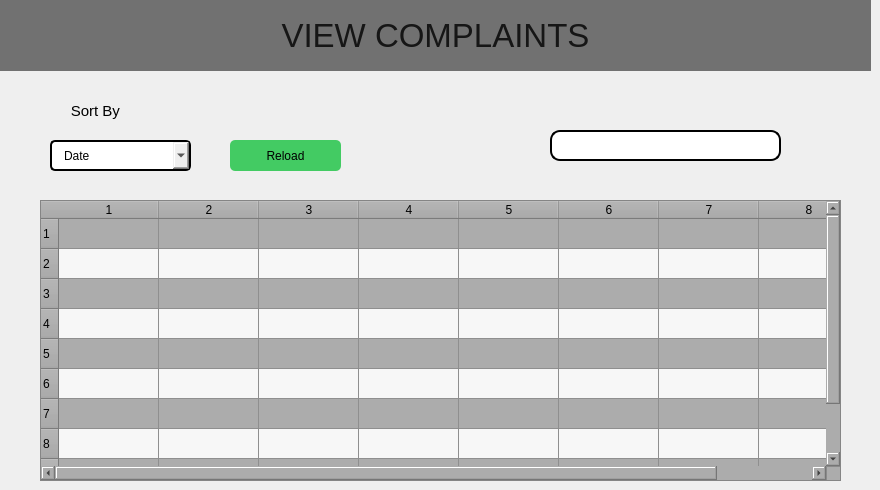
     <widget class="QWidget" name="pageComplaints">
      <widget class="QPushButton" name="pushButton_4">
       <property name="geometry">
        <rect>
         <x>790</x>
         <y>130</y>
         <width>51</width>
         <height>31</height>
        </rect>
       </property>
       <property name="styleSheet">
        <string notr="true">background-color:transparent;
border: 2px solid transparent;</string>
       </property>
       <property name="text">
        <string/>
       </property>
       <property name="icon">
        <iconset resource="resources.qrc">
         <normaloff>:/icons/icons/icons8-search-100.png</normaloff>:/icons/icons/icons8-search-100.png</iconset>
       </property>
       <property name="iconSize">
        <size>
         <width>35</width>
         <height>35</height>
        </size>
       </property>
      </widget>
      <widget class="QRadioButton" name="radioButton_7">
       <property name="geometry">
        <rect>
         <x>199</x>
         <y>5</y>
         <width>127</width>
         <height>20</height>
        </rect>
       </property>
       <property name="font">
        <font>
         <pointsize>10</pointsize>
        </font>
       </property>
       <property name="text">
        <string>View all payments</string>
       </property>
      </widget>
      <widget class="QTableWidget" name="tableWidget_4">
       <property name="geometry">
        <rect>
         <x>40</x>
         <y>200</y>
         <width>801</width>
         <height>281</height>
        </rect>
       </property>
       <property name="styleSheet">
        <string notr="true">background-color: rgb(172, 172, 172);</string>
       </property>
       <property name="alternatingRowColors">
        <bool>true</bool>
       </property>
       <property name="rowCount">
        <number>10</number>
       </property>
       <property name="columnCount">
        <number>8</number>
       </property>
       <row/>
       <row/>
       <row/>
       <row/>
       <row/>
       <row/>
       <row/>
       <row/>
       <row/>
       <row/>
       <column/>
       <column/>
       <column/>
       <column/>
       <column/>
       <column/>
       <column/>
       <column/>
      </widget>
      <widget class="QLineEdit" name="led_LoginPage_Username_12">
       <property name="geometry">
        <rect>
         <x>550</x>
         <y>130</y>
         <width>231</width>
         <height>31</height>
        </rect>
       </property>
       <property name="styleSheet">
        <string notr="true">color: rgb(255, 255, 255);
border: 2px solid black;
padding-left:12px;
border-radius: 10px;</string>
       </property>
       <property name="placeholderText">
        <string>House number | Category</string>
       </property>
      </widget>
      <widget class="QPushButton" name="btn_pageReportAComplaint_submitComplaint_10">
       <property name="geometry">
        <rect>
         <x>230</x>
         <y>140</y>
         <width>111</width>
         <height>31</height>
        </rect>
       </property>
       <property name="styleSheet">
        <string notr="true">background-color:rgb(67, 203, 99);
border-radius:5px
</string>
       </property>
       <property name="text">
        <string>Reload</string>
       </property>
       <property name="shortcut">
        <string>Return</string>
       </property>
      </widget>
      <widget class="QLabel" name="lbl_pageHomepage_welcomeUser_18">
       <property name="geometry">
        <rect>
         <x>0</x>
         <y>0</y>
         <width>871</width>
         <height>71</height>
        </rect>
       </property>
       <property name="font">
        <font>
         <pointsize>25</pointsize>
        </font>
       </property>
       <property name="styleSheet">
        <string notr="true">background-color: rgb(113, 113, 113);
color:rgb(22, 22, 22)</string>
       </property>
       <property name="text">
        <string>VIEW COMPLAINTS</string>
       </property>
       <property name="alignment">
        <set>Qt::AlignCenter</set>
       </property>
      </widget>
      <widget class="QComboBox" name="comboBox_3">
       <property name="geometry">
        <rect>
         <x>50</x>
         <y>140</y>
         <width>141</width>
         <height>31</height>
        </rect>
       </property>
       <property name="styleSheet">
        <string notr="true">border: 2px solid black;
padding-left:12px;
border-radius: 5px;</string>
       </property>
       <item>
        <property name="text">
         <string>Date</string>
        </property>
       </item>
       <item>
        <property name="text">
         <string>Category</string>
        </property>
       </item>
       <item>
        <property name="text">
         <string>House_number</string>
        </property>
       </item>
      </widget>
      <widget class="QLabel" name="label_50">
       <property name="geometry">
        <rect>
         <x>50</x>
         <y>90</y>
         <width>191</width>
         <height>41</height>
        </rect>
       </property>
       <property name="font">
        <font>
         <pointsize>11</pointsize>
        </font>
       </property>
       <property name="styleSheet">
        <string notr="true"/>
       </property>
       <property name="text">
        <string>     Sort By</string>
       </property>
      </widget>
      <zorder>pushButton_4</zorder>
      <zorder>radioButton_7</zorder>
      <zorder>tableWidget_4</zorder>
      <zorder>led_LoginPage_Username_12</zorder>
      <zorder>btn_pageReportAComplaint_submitComplaint_10</zorder>
      <zorder>lbl_pageHomepage_welcomeUser_18</zorder>
      <zorder>label_50</zorder>
      <zorder>comboBox_3</zorder>
     </widget>
